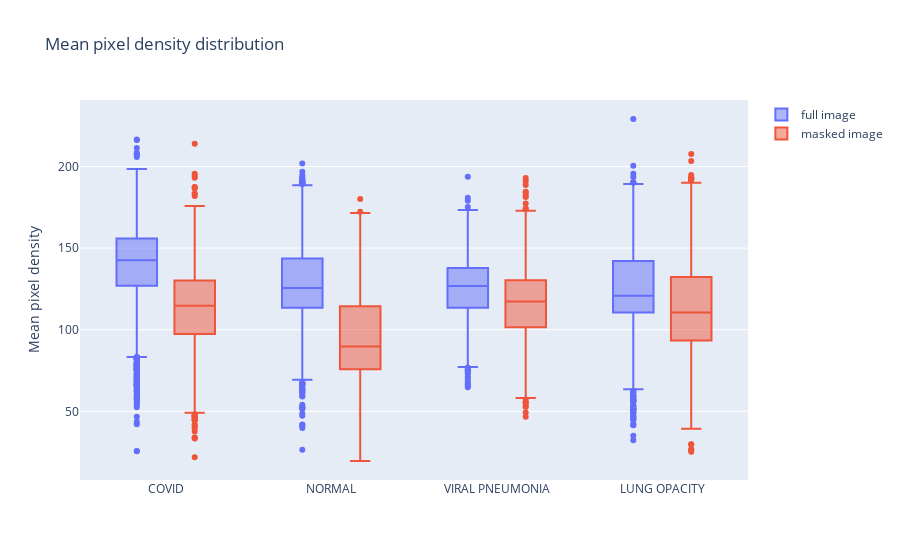

This figure's notebook cell:
### Code cell
fig = go.Figure()
fig.add_trace(go.Box(x=mean_density['LABEL'], y=mean_density['MeanD_FULL_IMAGE'], name='full image', offsetgroup=1))
fig.add_trace(go.Box(x=mean_density['LABEL'], y=mean_density['MeanD_LUNG_PART'], name='masked image', offsetgroup=2))
fig.update_layout(title="Mean pixel density distribution", yaxis_title="Mean pixel density", boxmode="group")
fig.show()

### Figure 1 — Plotly figure (JSON) as saved in the notebook; plotly's stock layout.template omitted (floating-point values rounded to 4 significant figures; data arrays with more than 128 entries replaced by an {"elided": "..."} marker saying what was removed)
{"data": [{"name": "full image", "offsetgroup": "1", "type": "box", "x": {"elided": "21165 str values"}, "y": {"elided": "21165 float values"}}, {"name": "masked image", "offsetgroup": "2", "type": "box", "x": {"elided": "21165 str values"}, "y": {"elided": "21165 float values"}}], "layout": {"boxmode": "group", "title": {"text": "Mean pixel density distribution"}, "yaxis": {"title": {"text": "Mean pixel density"}}}}
